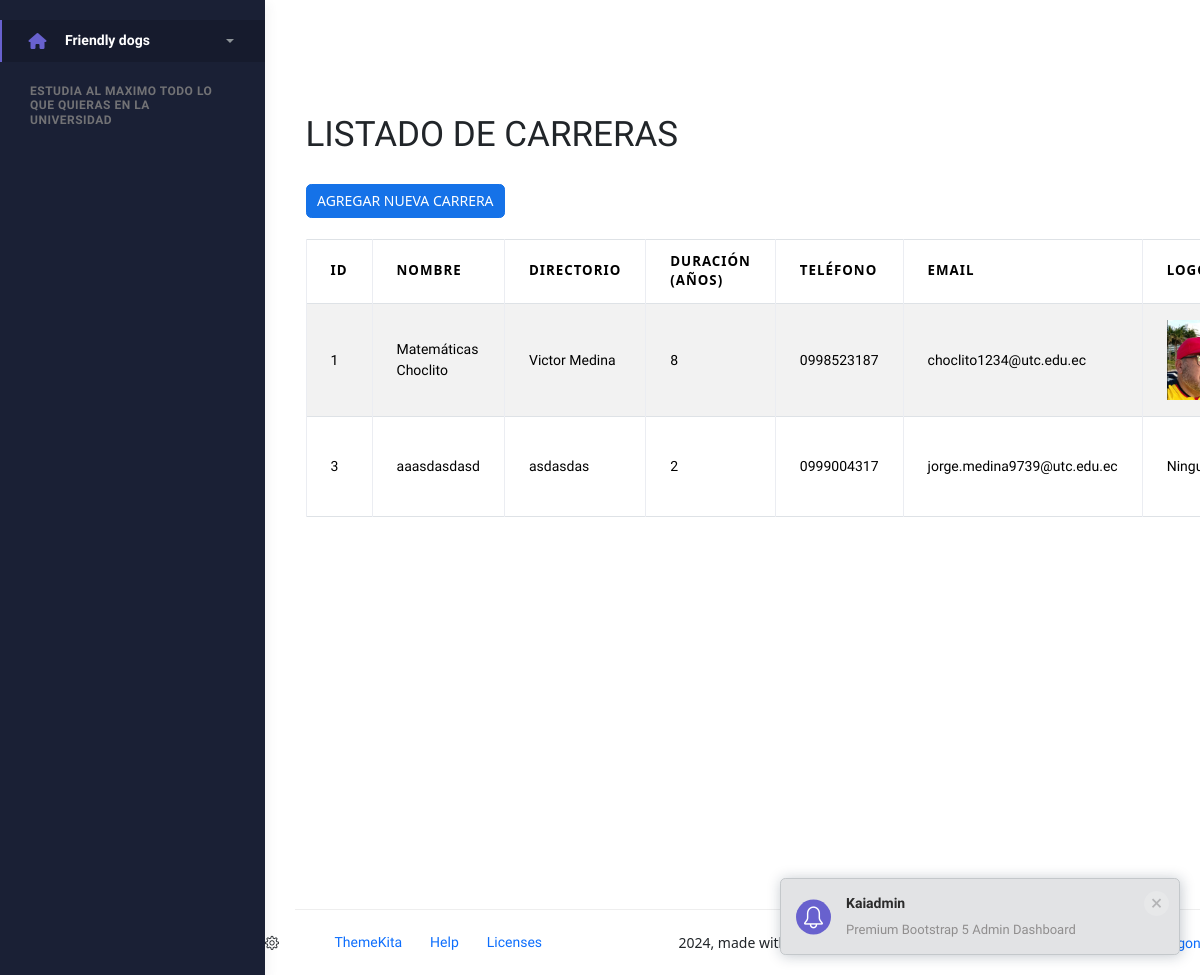
Screenshot of /inicioCareer/ with the database file from the repository.
### Aplicaciones/Career/models.py (models this page shows, shortened)
class Careers(models.Model):
    id = models.AutoField(primary_key=True)
    facultad = models.ForeignKey( Facultys, on_delete = models.CASCADE )
    name_career = models.CharField(max_length=150)
    directory_car = models.CharField(max_length=15, null=True, blank=True)
    duration_years = models.IntegerField(null=True, blank=True)
    phone_car = models.CharField(max_length=15, null=True, blank=True)
    email_car = models.CharField(max_length=50, null=True, blank=True)
    logo = models.FileField(
        upload_to='cargos',
        null=True,
        blank=True
    )

### Aplicaciones/Career/views.py (the view)
# urls.py: path('', views.inicio2, name='inicioCareer'),
def inicio2(request):
    lista_carreras = Careers.objects.select_related('facultad').all()
    return render(request, "inicio2.html", {
        'careers': lista_carreras
    })

### Aplicaciones/Career/templates/inicio2.html (shortened to what this page needs)
{% extends "plantilla.html" %}
{% load static %}
{% block contenido %}
<main class="main">
  <h1>LISTADO DE CARRERAS</h1> <br>
  <a href="{% url 'nuevaCarrera' %}" class="btn btn-primary">
    AGREGAR NUEVA CARRERA
  </a>
  <br><br>
  <table class="table table-bordered table-striped table-hover" id="tbl_carreras">
    <thead>
      <tr>
        <th>ID</th>
        <th>NOMBRE</th>
        <th>DIRECTORIO</th>
        <th>DURACIÓN (AÑOS)</th>
        <th>TELÉFONO</th>
        <th>EMAIL</th>
        <th>LOGO</th>
      </tr>
    </thead>
    <tbody>
      {% for car in careers %}
        <tr>
          <td>{{ car.id }}</td>
          <td>{{ car.name_career }}</td>
          <td>{{ car.directory_car }}</td>
          <td>{{ car.duration_years }}</td>
          <td>{{ car.phone_car }}</td>
          <td>{{ car.email_car }}</td>
          <td>
            {% if car.logo %}
              <img src="{{ car.logo.url }}" height="80" alt="Logo {{ car.name_career }}">
            {% else %}
              Ninguno
            {% endif %}
          </td>
        </tr>
      {% endfor %}
    </tbody>
  </table>
</main>
<br><br><br><br><br><br><br><br><br>
{% endblock %}

### rows the page displays
Careers: id "1", name_career "Matemáticas Choclito", directory_car "Victor Medina", duration_years "8", phone_car "0998523187", email_car "choclito1234@utc.edu.ec", logo (picture)
Careers: id "3", name_career "aaasdasdasd", directory_car "asdasdas", duration_years "2", phone_car "0999004317", email_car "jorge.medina9739@utc.edu.ec", logo "Ninguno"
